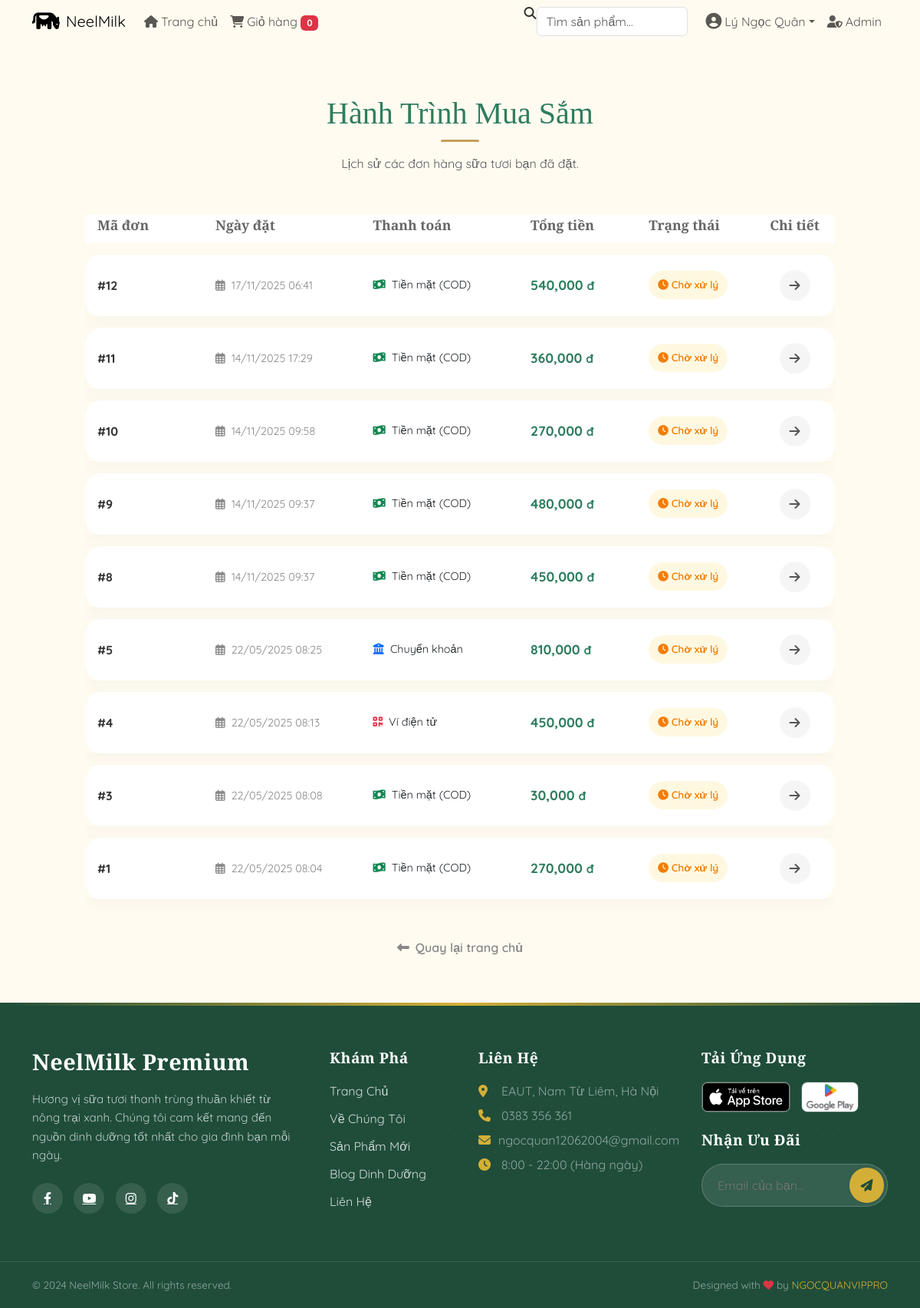
The app's page /order_history.php (signed in) with its own data.
### tables this page shows
CREATE TABLE `orders` (
  `id` int(11) NOT NULL,
  `quantity` int(11) DEFAULT NULL,
  `status` enum('pending','completed','cancelled') DEFAULT 'pending',
  `created_at` timestamp NOT NULL DEFAULT current_timestamp(),
  `customer_id` int(11) NOT NULL,
  `total_amount` decimal(10,2) NOT NULL,
  `payment_method` enum('cod','bank_transfer','digital_wallet') NOT NULL
);

### order_history.php (the view, shortened to what this page needs)
<?php
include 'includes/config.php';
$customer_id = $_SESSION['customer_id'];
$stmt = $conn->prepare("SELECT * FROM orders WHERE customer_id = ? ORDER BY created_at DESC");
$stmt->bind_param("i", $customer_id);
$stmt->execute();
$orders = $stmt->get_result()->fetch_all(MYSQLI_ASSOC);
function getStatusBadge($status) {
    switch ($status) {
        case 'pending': return '<span class="badge-soft bg-soft-warning"><i class="fas fa-clock me-1"></i>Chờ xử lý</span>';
    }
}
function getPaymentMethod($method) {
    switch ($method) {
        case 'cod': return '<i class="fas fa-money-bill-wave text-success me-1"></i> Tiền mặt (COD)';
        case 'bank_transfer': return '<i class="fas fa-university text-primary me-1"></i> Chuyển khoản';
        case 'digital_wallet': return '<i class="fas fa-qrcode text-danger me-1"></i> Ví điện tử';
    }
}
?>
<!DOCTYPE html>
<html lang="vi">
<head>
    <link href="https://cdn.jsdelivr.net/npm/bootstrap@5.3.0/dist/css/bootstrap.min.css" rel="stylesheet">
    <link rel="stylesheet" href="https://cdnjs.cloudflare.com/ajax/libs/font-awesome/6.4.0/css/all.min.css">
</head>
<body>
    <?php include 'includes/header.php'; ?>
    <div class="container history-container mt-5">
        <div class="page-header">
            <h2 class="page-title">Hành Trình Mua Sắm</h2>
            <p class="text-muted mt-2">Lịch sử các đơn hàng sữa tươi bạn đã đặt.</p>
        </div>
        <?php if (empty($orders)): ?>
            <div class="empty-state">
                <i class="fas fa-clipboard-list fa-4x mb-3 text-muted opacity-25"></i>
                <h4 style="font-family: 'Playfair Display'">Bạn chưa có đơn hàng nào</h4>
                <p class="text-muted">Hãy khám phá các sản phẩm sữa tươi ngon ngay hôm nay.</p>
                <a href="index.php" class="btn-shop-now">Mua Sắm Ngay</a>
            </div>
        <?php else: ?>
            <div class="table-responsive">
                <table class="table table-custom">
                    <thead>
                        <tr>
                            <th width="15%">Mã đơn</th>
                            <th width="20%">Ngày đặt</th>
                            <th width="20%">Thanh toán</th>
                            <th width="15%">Tổng tiền</th>
                            <th width="15%">Trạng thái</th>
                            <th width="10%" class="text-center">Chi tiết</th>
                        </tr>
                    </thead>
                    <tbody>
                        <?php foreach ($orders as $order): ?>
                            <tr>
                                <td>
                                    <span class="order-id">#<?php echo $order['id']; ?></span>
                                </td>
                                <td>
                                    <span class="order-date">
                                        <i class="far fa-calendar-alt me-1"></i>
                                        <?php echo date('d/m/Y H:i', strtotime($order['created_at'])); ?>
                                    </span>
                                </td>
                                <td style="font-size: 0.9rem;">
                                    <?php echo getPaymentMethod($order['payment_method']); ?>
                                </td>
                                <td>
                                    <span class="order-total"><?php echo number_format($order['total_amount']); ?> <small>đ</small></span>
                                </td>
                                <td>
                                    <?php echo getStatusBadge($order['status']); ?>
                                </td>
                                <td class="text-center">
                                    <a href="order_detail.php?order_id=<?php echo $order['id']; ?>" class="btn-detail" title="Xem chi tiết">
                                        <i class="fas fa-arrow-right"></i>
                                    </a>
                                </td>
                            </tr>
                        <?php endforeach; ?>
                    </tbody>
                </table>
            </div>
        <?php endif; ?>
        <div class="text-center">
            <a href="index.php" class="btn-back">
                <i class="fas fa-long-arrow-alt-left me-2"></i>Quay lại trang chủ
            </a>
        </div>
    </div>
    <?php include 'includes/footer.php'; ?>
</body>
</html>

### includes/header.php (shortened to what this page needs)
<nav class="navbar navbar-expand-lg">
    <div class="container">
        <a class="navbar-brand d-flex align-items-center" href="<?= BASE_URL ?>index.php">
            <i class="fas fa-cow me-2" style="font-size: 1.8rem;"></i>
            NeelMilk
        </a>
        <div class="collapse navbar-collapse" id="navbarNav">
            <ul class="navbar-nav me-auto">
                <li class="nav-item">
                    <a class="nav-link" href="<?= BASE_URL ?>index.php">
                        <i class="fas fa-home me-1"></i>Trang chủ
                    </a>
                </li>
                <li class="nav-item">
                    <a class="nav-link" href="<?= BASE_URL ?>cart.php">
                        <i class="fas fa-shopping-cart me-1"></i>Giỏ hàng
                        <span class="badge bg-danger cart-badge"><?= array_sum($_SESSION['cart'] ?? []) ?></span>
                    </a>
                </li>
            </ul>
            <form class="d-flex me-3 search-form" action="<?= BASE_URL ?>index.php" method="GET">
                <i class="fas fa-search search-icon"></i>
                <input class="form-control" type="search" name="search" placeholder="Tìm sản phẩm..."
                       value="<?= htmlspecialchars($_GET['search'] ?? '') ?>">
            </form>
            <ul class="navbar-nav">
                <?php if (isset($_SESSION['customer_id'])): ?>
                    <li class="nav-item dropdown">
                        <a class="nav-link dropdown-toggle user-name d-flex align-items-center" href="#" role="button" data-bs-toggle="dropdown">
                            <i class="fas fa-user-circle me-1" style="font-size: 1.3rem;"></i>
                            <?= htmlspecialchars($_SESSION['customer_name']) ?>
                        </a>
                    </li>
                <?php endif; ?>
                <li class="nav-item">
                    <a class="nav-link" href="<?= BASE_URL ?>admin/login.php"><i class="fas fa-user-shield me-1"></i>Admin</a>
                </li>
            </ul>
        </div>
    </div>
</nav>

### includes/footer.php (shortened to what this page needs)
<link rel="stylesheet" href="https://cdnjs.cloudflare.com/ajax/libs/font-awesome/6.4.0/css/all.min.css">
<footer class="lux-footer">
    <div class="container">
        <div class="row g-5">
            <div class="col-lg-4 col-md-6">
                <h2 class="footer-title">NeelMilk Premium</h2>
                <p class="footer-desc">
                    Hương vị sữa tươi thanh trùng thuần khiết từ nông trại xanh. Chúng tôi cam kết mang đến nguồn dinh dưỡng tốt nhất cho gia đình bạn mỗi ngày.
                </p>
                <div class="social-icons mt-4">
                    <a href="https://www.facebook.com/profile.php?id=61579833731297&locale=vi_VN"><i class="fa-brands fa-facebook-f"></i></a>
                    <a href="https://www.youtube.com/@quan04-w2w"><i class="fa-brands fa-youtube"></i></a>
                    <a href="#"><i class="fa-brands fa-instagram"></i></a>
                    <a href="#"><i class="fa-brands fa-tiktok"></i></a>
                </div>
            </div>
            <div class="col-lg-2 col-md-6">
                <h4 class="footer-title" style="font-size: 1.2rem;">Khám Phá</h4>
                <ul class="footer-links">
                    <li><a href="<?= BASE_URL ?>index.php">Trang Chủ</a></li>
                    <li><a href="#">Về Chúng Tôi</a></li>
                    <li><a href="#">Sản Phẩm Mới</a></li>
                    <li><a href="#">Blog Dinh Dưỡng</a></li>
                    <li><a href="#">Liên Hệ</a></li>
                </ul>
            </div>
            <div class="col-lg-3 col-md-6">
                <h4 class="footer-title" style="font-size: 1.2rem;">Liên Hệ</h4>
                <div class="contact-info text-white-50">
                    <p><i class="fa-solid fa-location-dot"></i> EAUT, Nam Từ Liêm, Hà Nội</p>
                    <p><i class="fa-solid fa-phone"></i> 0383 356 361</p>
                    <p><i class="fa-solid fa-envelope"></i> ngocquan12062004@gmail.com</p>
                    <p><i class="fa-solid fa-clock"></i> 8:00 - 22:00 (Hàng ngày)</p>
                </div>
            </div>
            <div class="col-lg-3 col-md-6">
                <h4 class="footer-title" style="font-size: 1.2rem;">Tải Ứng Dụng</h4>
                <div class="app-badges mb-4">
                    <a href="#"><img src="<?= BASE_URL ?>images/appstore.png" alt="App Store"></a>
                    <a href="#"><img src="<?= BASE_URL ?>images/googleplay.png" alt="Google Play"></a>
                </div>
                <h4 class="footer-title" style="font-size: 1.2rem;">Nhận Ưu Đãi</h4>
                <form class="lux-email-box">
                    <input type="email" placeholder="Email của bạn...">
                    <button type="submit"><i class="fa-solid fa-paper-plane"></i></button>
                </form>
            </div>
        </div>
    </div>
    <div class="footer-bottom">
        <div class="container">
            <div class="row align-items-center">
                <div class="col-md-6 text-md-start">
                    &copy; 2024 NeelMilk Store. All rights reserved.
                </div>
                <div class="col-md-6 text-md-end mt-2 mt-md-0">
                    Designed with <i class="fa-solid fa-heart text-danger"></i> by <span style="color: var(--footer-gold);">NGOCQUANVIPPRO</span>
                </div>
            </div>
        </div>
    </div>
</footer>

### order_history.php (style rules this page uses)
:root { --brand-green: #2e7d5e; --brand-gold: #c5a059; --soft-bg: #fffbf0; --text-dark: #333; }
body { background-color: var(--soft-bg); font-family: "Quicksand", sans-serif; color: var(--text-dark); min-height: 100vh; display: flex; flex-direction: column; }
.page-header { text-align: center; margin-bottom: 40px; margin-top: 20px; }
.page-title { font-family: "Playfair Display", serif; font-size: 2.5rem; color: var(--brand-green); position: relative; display: inline-block; }
.page-title::after { content: ''; display: block; width: 50px; height: 3px; background: var(--brand-gold); margin: 10px auto 0; border-radius: 5px; }
.history-container { max-width: 1000px; margin: 0 auto; padding-bottom: 60px; }
.table-custom { border-collapse: separate; border-spacing: 0 15px; }
.table-custom thead th { border: none; font-family: "Playfair Display", serif; font-weight: 700; font-size: 1.1rem; color: #666; padding: 0 15px 10px 15px; }
.table-custom tbody tr { background-color: #fff; box-shadow: 0 5px 20px rgba(0,0,0,0.03); transition: transform 0.2s ease, box-shadow 0.2s ease; }
.table-custom td { border: none; padding: 20px 15px; vertical-align: middle; }
.table-custom td:first-child { border-top-left-radius: 20px; border-bottom-left-radius: 20px; }
.table-custom td:last-child { border-top-right-radius: 20px; border-bottom-right-radius: 20px; }
.order-id { font-weight: 700; color: var(--text-dark); }
.order-date { font-size: 0.9rem; color: #888; }
.order-total { font-weight: 700; color: var(--brand-green); font-size: 1.1rem; }
.badge-soft { padding: 8px 12px; border-radius: 50px; font-size: 0.85rem; font-weight: 600; display: inline-block; }
.bg-soft-warning { background: #fff8e1; color: #f57c00; }
.btn-detail { width: 40px; height: 40px; border-radius: 50%; display: inline-flex; align-items: center; justify-content: center; background: #f5f5f5; color: #555; transition: 0.3s; text-decoration: none; }
.btn-back { color: #888; text-decoration: none; font-weight: 600; display: inline-block; margin-top: 20px; transition: 0.3s; }

### includes/footer.php (style rules this page uses)
:root { --footer-bg: #1f4d3a; --footer-text: #e8f5e9; --footer-gold: #d4af37; --footer-input: rgba(255,255,255,0.1); }
.lux-footer { background-color: var(--footer-bg); color: var(--footer-text); font-family: "Quicksand", sans-serif; padding-top: 60px; position: relative; overflow: hidden; background-image: radial-gradient(rgba(255,255,255,0.03) 1px, transparent 1px); background-size: 30px 30px; }
.lux-footer::before { content: ''; position: absolute; top: 0; left: 0; right: 0; height: 4px; background: linear-gradient(90deg, var(--footer-bg), var(--footer-gold), var(--footer-bg)); }
.footer-title { font-family: "Playfair Display", serif; font-weight: 700; font-size: 1.8rem; color: #fff; margin-bottom: 20px; letter-spacing: 0.5px; }
.footer-desc { color: rgba(255,255,255,0.7); line-height: 1.6; font-size: 0.95rem; margin-bottom: 20px; }
.footer-links { list-style: none; padding: 0; }
.footer-links li { margin-bottom: 12px; }
.footer-links a { color: rgba(255,255,255,0.8); text-decoration: none; transition: all 0.3s ease; position: relative; padding-left: 0; }
.footer-links a::before { content: '•'; position: absolute; left: 0; opacity: 0; transition: 0.3s; color: var(--footer-gold); }
.lux-email-box { position: relative; margin-top: 20px; }
.lux-email-box input { width: 100%; background: var(--footer-input); border: 1px solid rgba(255,255,255,0.2); border-radius: 50px; padding: 15px 20px; color: #fff; outline: none; transition: 0.3s; }
.lux-email-box button { position: absolute; right: 5px; top: 5px; bottom: 5px; border-radius: 50px; background: var(--footer-gold); color: var(--footer-bg); border: none; width: 45px; cursor: pointer; transition: 0.3s; }
.social-icons a { display: inline-flex; width: 40px; height: 40px; border-radius: 50%; background: rgba(255,255,255,0.1); color: #fff; align-items: center; justify-content: center; margin-right: 10px; transition: 0.3s; border: 1px solid transparent; }
.app-badges img { height: 40px; margin-right: 10px; border-radius: 8px; border: 1px solid rgba(255,255,255,0.2); transition: 0.3s; }
.footer-bottom { border-top: 1px solid rgba(255,255,255,0.1); padding: 20px 0; margin-top: 50px; text-align: center; font-size: 0.85rem; color: rgba(255,255,255,0.5); }
.contact-info p { margin-bottom: 8px; display: flex; align-items: center; gap: 10px; }
.contact-info i { color: var(--footer-gold); width: 20px; }

### records on screen
orders: id "12", created_at "17/11/2025 06:41", payment_method "cod" (drawn), total_amount "540,000", status "pending" (drawn)
orders: id "11", created_at "14/11/2025 17:29", payment_method "cod" (drawn), total_amount "360,000", status "pending" (drawn)
orders: id "10", created_at "14/11/2025 09:58", payment_method "cod" (drawn), total_amount "270,000", status "pending" (drawn)
orders: id "9", created_at "14/11/2025 09:37", payment_method "cod" (drawn), total_amount "480,000", status "pending" (drawn)
orders: id "8", created_at "14/11/2025 09:37", payment_method "cod" (drawn), total_amount "450,000", status "pending" (drawn)
orders: id "5", created_at "22/05/2025 08:25", payment_method "bank_transfer" (drawn), total_amount "810,000", status "pending" (drawn)
orders: id "4", created_at "22/05/2025 08:13", payment_method "digital_wallet" (drawn), total_amount "450,000", status "pending" (drawn)
orders: id "3", created_at "22/05/2025 08:08", payment_method "cod" (drawn), total_amount "30,000", status "pending" (drawn)
orders: id "1", created_at "22/05/2025 08:04", payment_method "cod" (drawn), total_amount "270,000", status "pending" (drawn)

### other values on screen
array_sum($_SESSION['cart'] ?? []) "0"
$_SESSION['customer_name'] "Lý Ngọc Quân"
